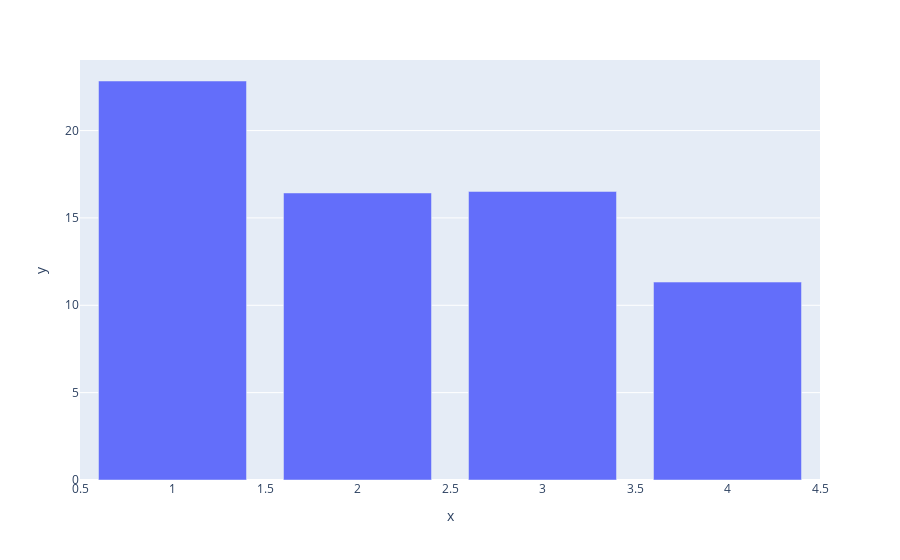

Here is the notebook cell this chart was saved with:
### Markdown cell above
Employees who have a performance rating - 3 are more likely to be leaving the company when compared to performance rating - 4.

### Code cell
df_Attr_Yes = df[df['Attrition'] == 1]
abc = df_Attr_Yes['JobSatisfaction'].value_counts()/df['JobSatisfaction'].value_counts() * 100
fig = px.bar(x = abc.index, y = abc.values)
fig.show()

### Figure 1 — Plotly figure (JSON) as saved in the notebook; plotly's stock layout.template omitted (floating-point values rounded to 4 significant figures)
{"data": [{"alignmentgroup": "True", "hovertemplate": "x=%{x}<br>y=%{y}<extra></extra>", "legendgroup": "", "marker": {"color": "#636efa", "pattern": {"shape": ""}}, "name": "", "offsetgroup": "", "orientation": "v", "showlegend": false, "textposition": "auto", "type": "bar", "x": [1, 2, 3, 4], "xaxis": "x", "y": [22.84, 16.43, 16.52, 11.33], "yaxis": "y"}], "layout": {"barmode": "relative", "legend": {"tracegroupgap": 0}, "margin": {"t": 60}, "xaxis": {"anchor": "y", "domain": [0, 1], "title": {"text": "x"}}, "yaxis": {"anchor": "x", "domain": [0, 1], "title": {"text": "y"}}}}
